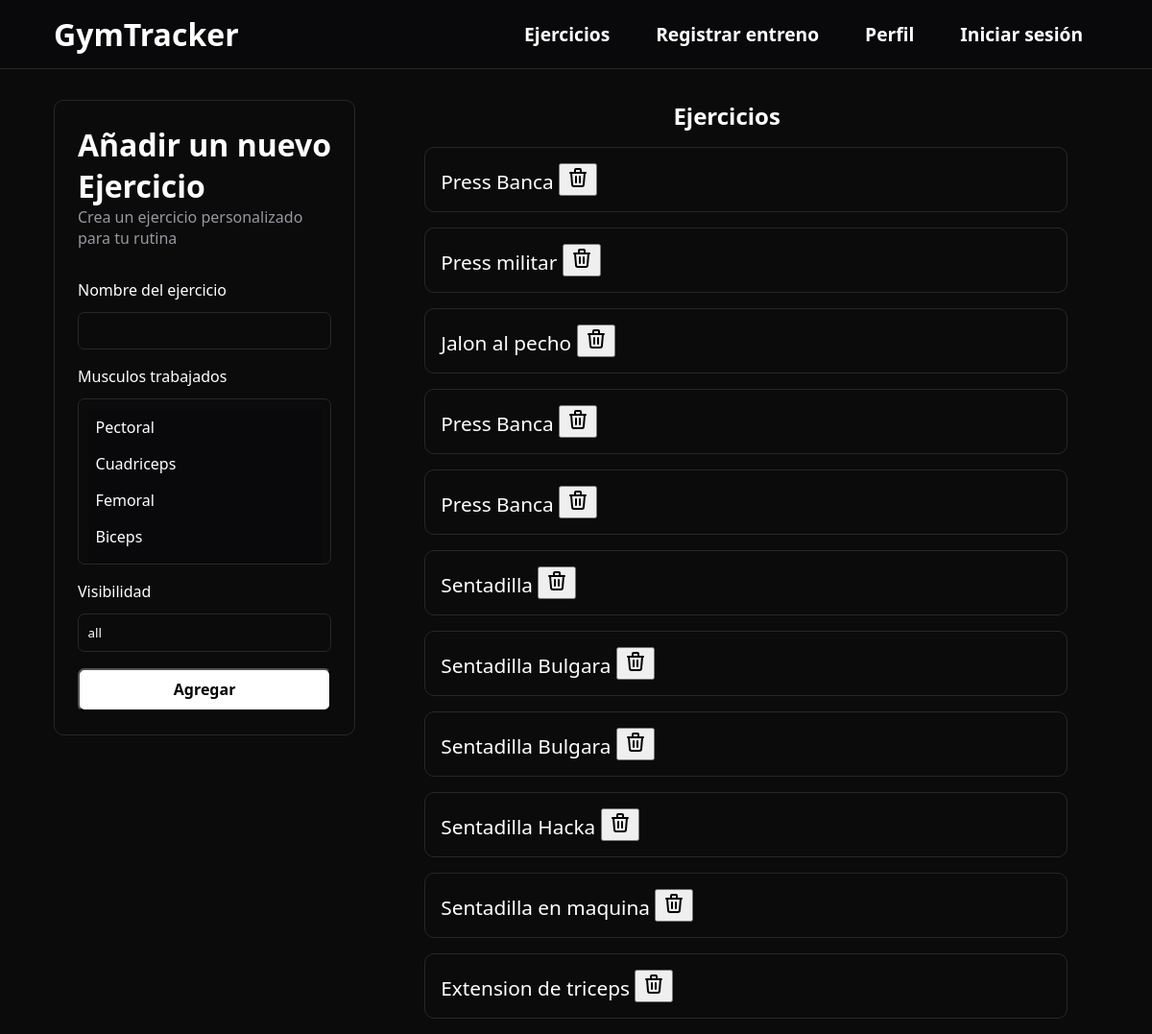
The page /añadirEjercicio on the database as committed earlier.
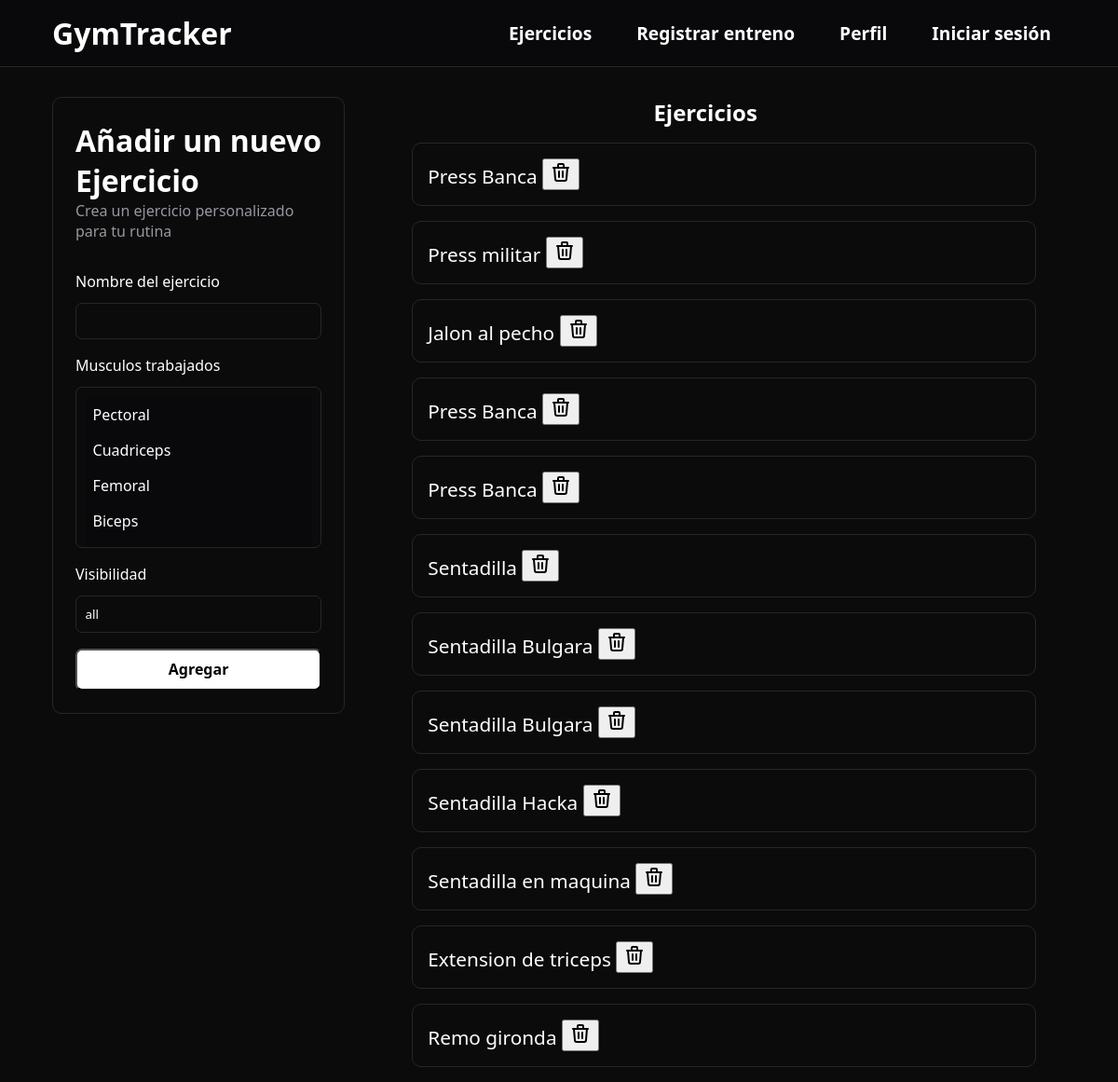
The same page on the database as committed later.
### gymApp/models.py (models this page shows, shortened)
class Ejercicio(models.Model):
    nombre = models.CharField(max_length=100)
    musculos = models.ManyToManyField(Musculo)
    visibilidad = models.CharField(max_length=200, default='all')
    class Meta:
        verbose_name = 'Ejercicio'
        verbose_name_plural = 'Ejercicios'

### gymApp/forms.py
class AñadirEjercicioPersonalizado(forms.ModelForm):
    class Meta:
        model = Ejercicio
        fields = '__all__'

### gymApp/models.py (called while the page is built)
    def __str__(self):
        return f"{self.nombre}"

### gymApp/views.py (called while the page is built)
    def get(self, request):
        form = AñadirEjercicioPersonalizado()
        ejercicios = Ejercicio.objects.all()
        return render(request, self.template_name, {'form': form, 'ejercicios': ejercicios, })

### gymApp/templates/gymApp/añadirEjercicio.html (shortened to what this page needs)
{% extends 'gymApp/base.html' %}
{% block header %}
    <header class="header-noprincipal">
        <a href="{% url 'principal' %}">
            <h1>GymTracker</h1>
        </a>
        <div>
            <a href="{% url 'añadirEjercicio' %}">Ejercicios</a>
            <a href="{% url 'registrarEntreno' %}">Registrar entreno</a>
            <a>Perfil</a>
            {% if user.is_authenticated %}
                <p>¡Bienvenido, {{ user.username }}!</p>
                <form action="{% url 'logout' %}" method="post">
                    {% csrf_token %}
                    <button type="submit" class="">Cerrar Sesión</button>
                </form>
            {% else %}
                <a href="{% url 'login' %}">Iniciar sesión</a>
            {% endif %}
        </div>
    </header>
{% endblock %}
{% block contenido %}
<main id="main-añadirEjercicio">
    <article id="article-añadirEjercicio">
        <h1>Añadir un nuevo Ejercicio</h1>
        <p>Crea un ejercicio personalizado para tu rutina</p>
        <form action="" method="post" id="form-ejercicio">
            <label for="nombre">Nombre del ejercicio</label>
            {{form.nombre}}
            <label for="musculos">Musculos trabajados</label>
            {{form.musculos}}
            <label for="visibilidad">Visibilidad</label>
            {{form.visibilidad}}
            <button type="submit" class="">Agregar</button>
        </form>
    </article>
    <section class="ejercicios">
        <div>
            <h1>Ejercicios</h1>
        </div>
        <ul>
            {% for ejercicio in ejercicios %}
                <article class="card-ejercicio">
                    <li>{{ ejercicio.nombre }}
                        <button id="boton-svg">
                        </button>
                    </li>
                </article>
            {% endfor %}
        </ul>
    </section>
</main>
{% endblock %}

Rows that differ between the two databases and show on the page:
added Ejercicio: nombre "Remo gironda"
